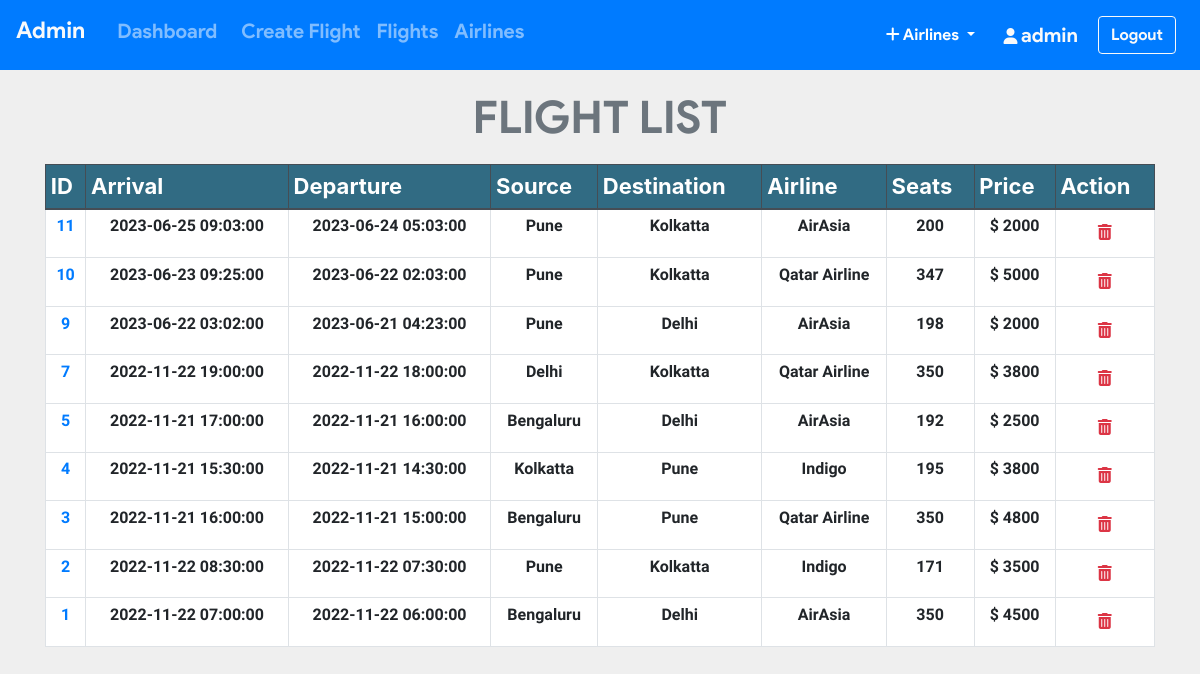
The app's page /admin/all_flights.php (signed in) with its own data.
### tables this page shows
CREATE TABLE `flight` (
  `flight_id` int(11) NOT NULL,
  `admin_id` int(11) NOT NULL,
  `arrivale` datetime NOT NULL,
  `departure` datetime NOT NULL,
  `Destination` varchar(20) NOT NULL,
  `source` varchar(20) NOT NULL,
  `airline` varchar(20) NOT NULL,
  `Seats` varchar(110) NOT NULL,
  `duration` varchar(20) NOT NULL,
  `Price` int(11) NOT NULL,
  `status` varchar(6) DEFAULT NULL,
  `issue` varchar(50) DEFAULT NULL,
  `last_seat` varchar(5) DEFAULT '',
  `bus_seats` int(11) DEFAULT 20,
  `last_bus_seat` varchar(5) DEFAULT ''
);

### admin/all_flights.php (the view, shortened to what this page needs)
<?php include_once 'header.php'; ?>
<?php include_once 'footer.php';
require '../helpers/init_conn_db.php';?>
    <main>
        <?php if(isset($_SESSION['adminId'])) { ?>
          <div class="container-md mt-2">
            <h1 class="display-4 text-center text-secondary"
              >FLIGHT LIST</h1>
            <table class="table table-sm table-bordered">
              <thead class="thead-dark">
                <tr>
                  <th scope="col">ID</th>
                  <th scope="col">Arrival</th>
                  <th scope="col">Departure</th>
                  <th scope="col">Source</th>
                  <th scope="col">Destination</th>
                  <th scope="col">Airline</th>
                  <th scope="col">Seats</th>
                  <th scope="col">Price</th>
                  <th scope="col">Action</th>
                </tr>
              </thead>
              <tbody>
                <?php
                $sql = 'SELECT * FROM Flight ORDER BY flight_id DESC';
                $stmt = mysqli_stmt_init($conn);
                mysqli_stmt_prepare($stmt,$sql);
                mysqli_stmt_execute($stmt);
                $result = mysqli_stmt_get_result($stmt);
                while ($row = mysqli_fetch_assoc($result)) {
                  echo "
                  <tr class='text-center'>
                    <td scope='row'>
                      <a href='pass_list.php?flight_id=".$row['flight_id']."'>
                      ".$row['flight_id']." </a> </td>
                    <td>".$row['arrivale']."</td>
                    <td>".$row['departure']."</td>
                    <td>".$row['source']."</td>
                    <td>".$row['Destination']."</td>
                    <td>".$row['airline']."</td>
                    <td>".$row['Seats']."</td>
                    <td>$ ".$row['Price']."</td>
                    <td>
                    <form action='all_flights.php' method='post'>
                      <input name='flight_id' type='hidden' value=".$row['flight_id'].">
                      <button  class='btn' type='submit' name='del_flight'>
                      <i class='text-danger fa fa-trash'></i></button>
                    </form>
                    </td>
                  </tr>
                  ";
                }
                ?>
              </tbody>
            </table>
          </div>
        <?php } ?>
    </main>

### admin/header.php (style rules this page uses)
.table .thead-dark th { background-color: #316b83; }

### admin/all_flights.php (style rules this page uses)
table { background-color: white; }
h1 { margin-top: 20px; margin-bottom: 20px; font-family: 'product sans'; font-size: 45px !important; font-weight: lighter; }
body { background-color: #efefef; }
th { font-size: 22px; }
td { margin-top: 10px !important; font-size: 16px; font-weight: bold; font-family: 'Assistant', sans-serif !important; }

### records on screen
flight: flight_id "11", arrivale "2023-06-25 09:03:00", departure "2023-06-24 05:03:00", source "Pune", Destination "Kolkatta", airline "AirAsia", Seats "200", Price "2000"
flight: flight_id "10", arrivale "2023-06-23 09:25:00", departure "2023-06-22 02:03:00", source "Pune", Destination "Kolkatta", airline "Qatar Airline", Seats "347", Price "5000"
flight: flight_id "9", arrivale "2023-06-22 03:02:00", departure "2023-06-21 04:23:00", source "Pune", Destination "Delhi", airline "AirAsia", Seats "198", Price "2000"
flight: flight_id "7", arrivale "2022-11-22 19:00:00", departure "2022-11-22 18:00:00", source "Delhi", Destination "Kolkatta", airline "Qatar Airline", Seats "350", Price "3800"
flight: flight_id "5", arrivale "2022-11-21 17:00:00", departure "2022-11-21 16:00:00", source "Bengaluru", Destination "Delhi", airline "AirAsia", Seats "192", Price "2500"
flight: flight_id "4", arrivale "2022-11-21 15:30:00", departure "2022-11-21 14:30:00", source "Kolkatta", Destination "Pune", airline "Indigo", Seats "195", Price "3800"
flight: flight_id "3", arrivale "2022-11-21 16:00:00", departure "2022-11-21 15:00:00", source "Bengaluru", Destination "Pune", airline "Qatar Airline", Seats "350", Price "4800"
flight: flight_id "2", arrivale "2022-11-22 08:30:00", departure "2022-11-22 07:30:00", source "Pune", Destination "Kolkatta", airline "Indigo", Seats "171", Price "3500"
flight: flight_id "1", arrivale "2022-11-22 07:00:00", departure "2022-11-22 06:00:00", source "Bengaluru", Destination "Delhi", airline "AirAsia", Seats "350", Price "4500"

### other values on screen
$_SESSION['adminUname'] "admin"
